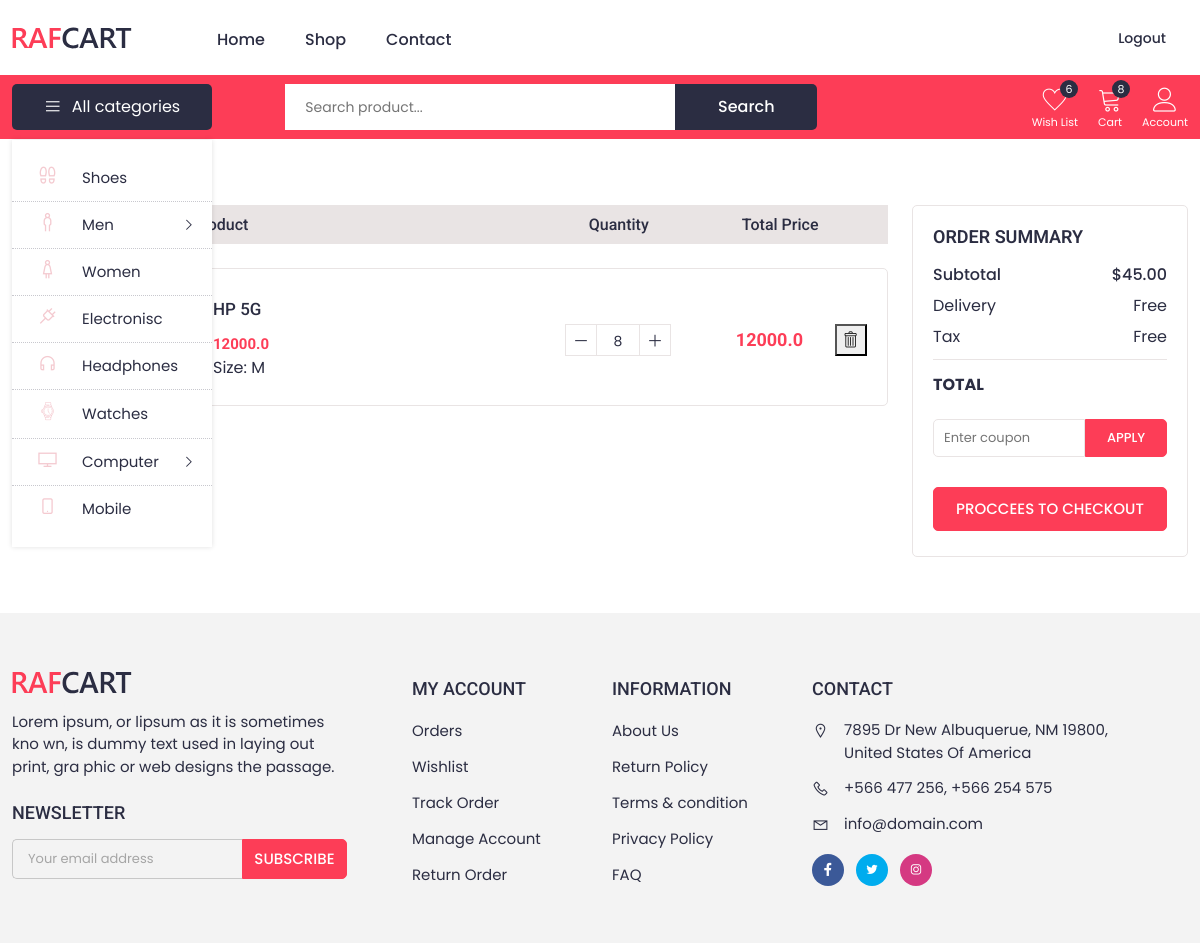
Page /shop/cart/ (signed in) on the earlier database version.
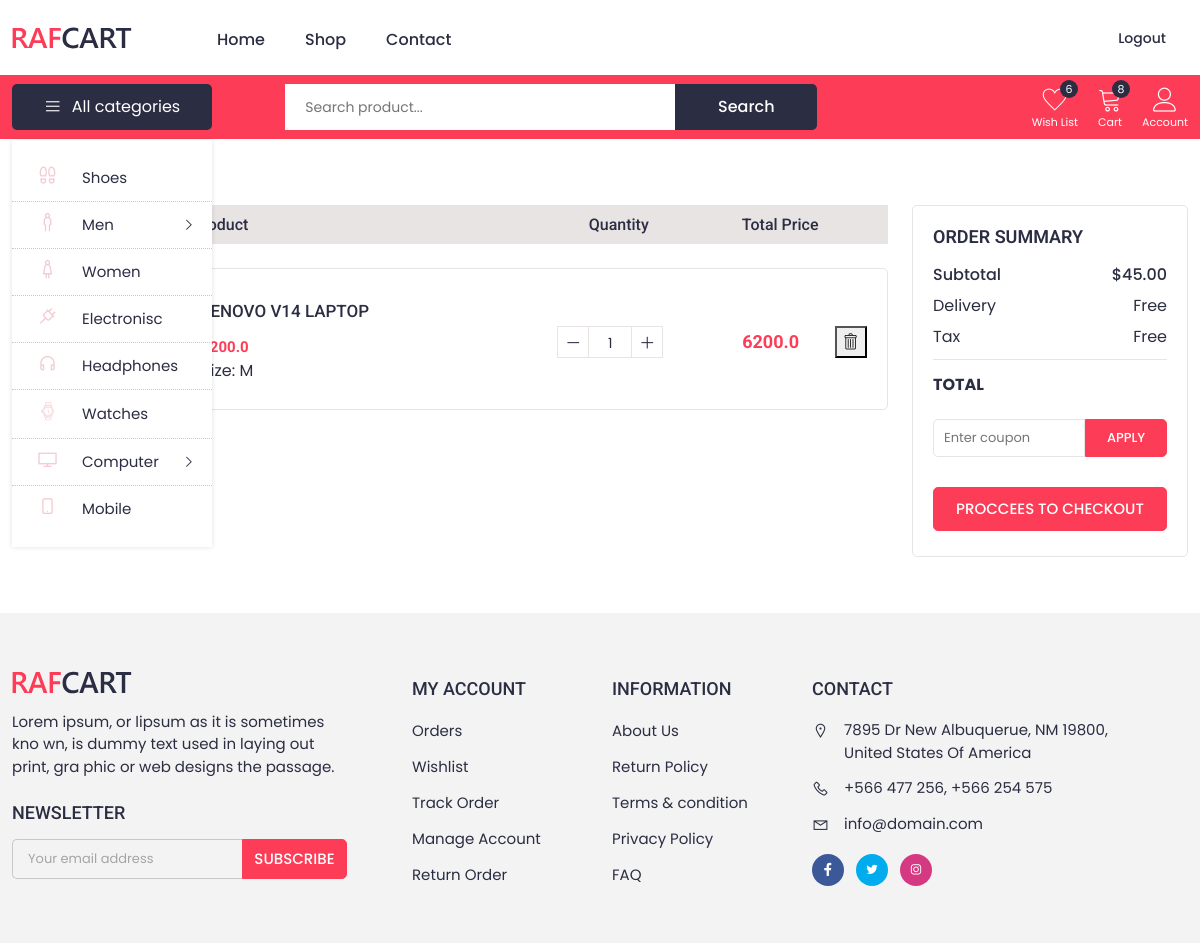
Same page on the later database version.
### shop/models.py (models this page shows, shortened)
class CartItem(models.Model):
    cart = models.ForeignKey(Cart, on_delete=models.CASCADE)
    product = models.ForeignKey(Product, on_delete=models.CASCADE)  # Replace with your product model
    quantity = models.PositiveIntegerField(default=1)

class Product(models.Model):
    choise=[
    ('Laptop','Laptop'),
    ('Computer','Computer'),
    ('Phone','Phone'),
    ('Screen','Screen'),
    ]
    Name = models.CharField(max_length=60)
    Price = models.FloatField()
    Description = models.TextField(max_length=2000)
    Image = models.ImageField(upload_to='images/')
    Availability = models.BooleanField(default=True)
    Color=ColorField(default='#000000')
    Categore = models.CharField(max_length=50, choices=choise, blank=True, null=True)
    Brand = models.CharField(max_length=20,null=True)

### shop/views.py (the view)
# urls.py: path('cart/', views.view_cart, name='cart'),
def view_cart(request):
    if request.user.is_authenticated:
        cart = Cart.objects.filter(user=request.user).first()
        if cart:
            cart_items = CartItem.objects.filter(cart=cart)
        else:
            cart_items = None
    else:
        cart_items = None
    return render(request, 'shop/cart.html', {'cart_items': cart_items})

### templates/shop/cart.html (shortened to what this page needs)
{% extends 'base.html' %}
{% load static %}
{% block content %}
    <div class="container">
      <div class="breadcrumbs">
        <a href="{% url 'home'  %}"></a>
        <a href="#" class="active">Shopping Cart</a>
      </div>
    </div>
     <div class="cart_area section_padding_b">
      <div class="container">
        <div class="row">
          <div class="col-lg-9">
            <h4 class="shop_cart_title sopcart_ttl d-none d-lg-flex">
              <span>Product</span>
              <span>Quantity</span>
              <span>Total Price</span>
            </h4>
            <div class="shop_cart_wrap">
               {% for item in cart_items %}
              <div class="single_shop_cart d-flex align-items-center flex-wrap">
                <div class="cart_img mb-4 mb-md-0">
                </div>
                <div class="cart_cont">
                  <a href="product-view.html">
                    <h5> {{ item.product.Name }}</h5>
                  </a>
                  <p class="price">{{ item.product.Price }}</p>
                  <p class="size mb-0">Size: M</p>
                </div>
                <div class="cart_qnty d-flex align-items-center ms-md-auto">
                  <div class="cart_qnty_btn">
                    <i class="las la-minus"></i>
                  </div>
                  <div class="cart_count">{{ item.quantity }}</div>
                  <div class="cart_qnty_btn">
                    <i class="las la-plus"></i>
                  </div>
                </div>
                <div class="cart_price ms-auto">
                  <p>{{item.product.Price }}</p>
                </div>
                <div class="cart_remove ms-auto">
                   <form action="{% url 'delete_cart_item' item.id %}" method="post">
                    <button type="submit"> <i class="icon-trash"></i> </button>
                    </form>
                </div>
              </div>
              {% endfor %}
            </div>
          </div>
          <div class="col-lg-3 mt-4 mt-lg-0">
            <div class="cart_summary">
              <h4>Order Summary</h4>
              <div class="cartsum_text d-flex justify-content-between">
                <p class="text-semibold">Subtotal</p>
                <p class="text-semibold">$45.00</p>
              </div>
              <div class="cartsum_text d-flex justify-content-between">
                <p>Delivery</p>
                <p>Free</p>
              </div>
              <div class="cartsum_text d-flex justify-content-between">
                <p>Tax</p>
                <p>Free</p>
              </div>
              <div class="cart_sum_total d-flex justify-content-between">
                <p>Total</p>
              </div>
              <div class="cart_sum_coupon">
                <input type="text" placeholder="Enter coupon" />
                <button>apply</button>
              </div>
              <div class="cart_sum_pros">
                <button>Proccees to checkout</button>
              </div>
            </div>
          </div>
        </div>
      </div>
    </div>
{% endblock content %}

### templates/base.html (shortened to what this page needs)
{% load static %}
<!DOCTYPE html>
<html lang="en">
<head>
    <link rel="stylesheet" href="{% static 'assets/css/bootstrap.min.css' %}">
    <link rel="stylesheet" href="{% static 'assets/css/jquery-ui.css' %}">
    <link rel="stylesheet" href="{% static 'assets/css/slick.css' %}">
    <link rel="stylesheet" href="{% static 'assets/css/line-awesome.css' %}">
    <link rel="stylesheet" href="{% static 'assets/css/nice-select.css' %}">
    <link rel="stylesheet" href="{% static 'assets/css/style.css' %}">
    <link rel="stylesheet" href="{% static 'assets/css/responsive.css' %}">
</head>
<body>
    <header class="home-2 d-none d-lg-block">
        <div class="container">
            <div class="d-flex align-items-center">
                <div class="logo">
                    <a href="{% url 'home' %}">
                        <img loading="lazy"  src="{% static 'assets/images/svg/logo.svg' %}" alt="logo">
                    </a>
                </div>
                <ul class="nav_bar flex-grow-1">
                    <li><a href="{% url 'home' %}">Home</a></li>
                    <li><a href="{% url 'shop' %}">Shop</a></li>
                    <li><a href="{% url 'contact' %}">contact</a></li>
                    <li class="tophead_items ms-auto">
                        <div class="me-3">
                            {% if user.is_authenticated %}
                                <a class="text-semibold" href="{% url 'logout' %}">Logout</a>
                            {% else %}
                                <a class="text-semibold me-0" href="{% url 'signin' %}">login</a><span class="text_xs">/</span>
                                <a class="text-semibold" href="{% url 'signup' %}">Register</a>
                            {% endif %}
                        </div>
                    </li>
                </ul>
            </div>
        </div>
    </header>
        <nav class="home-2">
        <div class="container">
            <div class="d-flex align-items-center justify-content-between">
                <div class="all_category d-none d-lg-block">
                    <div class="bars text-white d-flex align-items-center justify-content-center">
                        <span class="icon">
                            <i class="las la-bars"></i>
                        </span>
                        <span class="icon_text">All categories</span>
                    </div>
                    <div class="sub_categories active">
                        <a href="#" class="singlecats">
                            <span class="img_wrp">
                             <i class="las la-shoe-prints"></i>
                            </span>
                            <span class="txt">Shoes</span>
                        </a>
                        <div class="singlecats withsub">
                            <span class="img_wrp">
                                <i class="las la-male"></i>
                            </span>
                            <span class="txt">Men</span>
                            <span class="wsicon"><i class="las la-angle-right"></i></span>
                        </div>
                        <a href="#" class="singlecats">
                            <span class="img_wrp">
                                <i class="las la-female"></i>
                            </span>
                            <span class="txt">Women</span>
                        </a>
                        <a href="#" class="singlecats">
                            <span class="img_wrp">
                                <i class="las la-plug"></i>
                            </span>
                            <span class="txt">Electronisc</span>
                        </a>
                        <a href="#" class="singlecats">
                            <span class="img_wrp">
                                <i class="las la-headphones"></i>
                            </span>
                            <span class="txt">Headphones</span>
                        </a>
                        <a href="#" class="singlecats">
                            <span class="img_wrp">
                                <i class="icon-watch"></i>
                            </span>
                            <span class="txt">Watches</span>
                        </a>
                        <div class="singlecats withsub">
                            <span class="img_wrp">
                                <i class="las la-desktop"></i>
                            </span>
                            <span class="txt">Computer</span>
                            <span class="wsicon"><i class="las la-angle-right"></i></span>
                        </div>
                        <a href="#" class="singlecats">
                            <span class="img_wrp">
                                <i class="las la-mobile"></i>
                            </span>
                            <span class="txt">Mobile</span>
                        </a>
                    </div>
                </div>
                <div class="search_wrap d-none d-lg-block">
                    <div class="search d-flex">
                        <div class="search_input">
                            <form method="GET" action="{% url 'home' %}">
                                <input type="text" name="search_query" value="{{ search_query }}" placeholder="Search product..." id="show_suggest">
                        </div>
                        <div class="search_subimt">
                            <button>
                                <span class="d-none d-sm-inline-block">Search</span>
                            </button>
                        </div>
                    </div>
                </div>
                <div class="header_icon d-flex align-items-center">
                    <a href="wish-list.html" class="icon_wrp text-center wishlist ms-0">
                        <span class="icon">
                            <i class="icon-heart"></i>
                        </span>
                        <span class="icon_text">Wish List</span>
                        <span class="pops">6</span>
                    </a>
                    <div class="shopcart">
                        <a href="{% url 'cart' %}" class="icon_wrp text-center d-none d-lg-block">
                            <span class="icon">
                                <i class="icon-cart"></i>
                            </span>
                            <span class="icon_text">Cart</span>
                            <span class="pops">8</span>
                        </a>
                    </div>
                    <div class="position-relative myacwrap">
                        <a href="javascript:void(0)" class="icon_wrp text-center myacc">
                            <span class="icon">
                               <i class="icon-user-line"></i>
                            </span>
                            <span class="icon_text">Account</span>
                        </a>
                    </div>
                </div>
            </div>
        </div>
    </nav>
    {% block content %}
    {% endblock content %}
    <footer>
        <div class="container">
            <div class="row">
                <div class="col-lg-4 mb-4 mb-md-0">
                    <div class="row">
                        <div class="col-12 col-md-6 col-lg-12">
                            <div class="footer_logo">
                               <img loading="lazy"  src="{% static 'images/svg/logo.svg' %}" alt="easy shop">
                            </div>
                            <div class="footet_text">
                                <p>Lorem ipsum, or lipsum as it is sometimes kno
                                    wn, is dummy text used in laying out print, gra
                                    phic or web designs the passage.</p>
                            </div>
                        </div>
                        <div class="col-12 col-md-6 col-lg-12">
                            <div class="footer_newslet">
                                <h4>Newsletter</h4>
                                <form class="footernews_form">
                                    <input type="text" placeholder="Your email address">
                                    <button type="submit" class="default_btn">Subscribe</button>
                                </form>
                            </div>
                        </div>
                    </div>
                </div>
                <div class="col-lg-4 mb-3 mb-md-0">
                    <div class="row">
                        <div class="col-6">
                            <div class="footer_menu">
                                <h4 class="footer_title">My Account</h4>
                                <a href="account-order-history.html">Orders</a>
                                <a href="wish-list.html">Wishlist</a>
                                <a href="track-order.html">Track Order</a>
                                <a href="#">Manage Account</a>
                                <a href="return-order.html">Return Order</a>
                            </div>
                        </div>
                        <div class="col-6">
                            <div class="footer_menu">
                                <h4 class="footer_title">Information</h4>
                                <a href="about-us.html">About Us</a>
                                <a href="return-policy.html">Return Policy</a>
                                <a href="terms-condition.html">Terms & condition</a>
                                <a href="privacy-policy.html">Privacy Policy</a>
                                <a href="faq.html">FAQ</a>
                            </div>
                        </div>
                    </div>
                </div>
                <div class="col-lg-4">
                    <div class="footer_download">
                        <div class="row">
                            <div class="col-lg-6 col-lg-12">
                                <h4 class="footer_title">Contact</h4>
                                <div class="footer_contact">
                                    <p>
                                        <span class="icn"><i class="las la-map-marker-alt"></i></span>
                                        7895 Dr New Albuquerue, NM 19800, <br> United
                                        States Of America
                                    </p>
                                    <p class="phn">
                                        <span class="icn"><i class="las la-phone"></i></span>
                                        +566 477 256, +566 254 575
                                    </p>
                                    <p class="eml">
                                        <span class="icn"><i class="lar la-envelope"></i></span>
                                        info@domain.com
                                    </p>
                                </div>
                            </div>
                            <div class="footer_social col-lg-6 col-lg-12">
                                <div class="footer_icon d-flex">
                                    <a href="#" class="facebook"><i class="lab la-facebook-f"></i></a>
                                    <a href="#" class="twitter"><i class="lab la-twitter"></i></a>
                                    <a href="#" class="instagram"><i class="lab la-instagram"></i></a>
                                </div>
                            </div>
                        </div>
                    </div>
                </div>
            </div>
        </div>
    </footer>
</body>
</html>

### static/assets/css/responsive.css (style rules this page uses)
@media (min-width: 1200px) { .container, .container-lg { max-width: 1200px; } }
@media (min-width: 1200px) { .footet_text p { max-width: 330px; } }

Differences in the rows shown:
removed CartItem: product.Name "HP 5G", product.Price "12000.0", quantity "8"
added CartItem: product.Name "LENOVO V14 LAPTOP", product.Price "6200.0", quantity "1"
